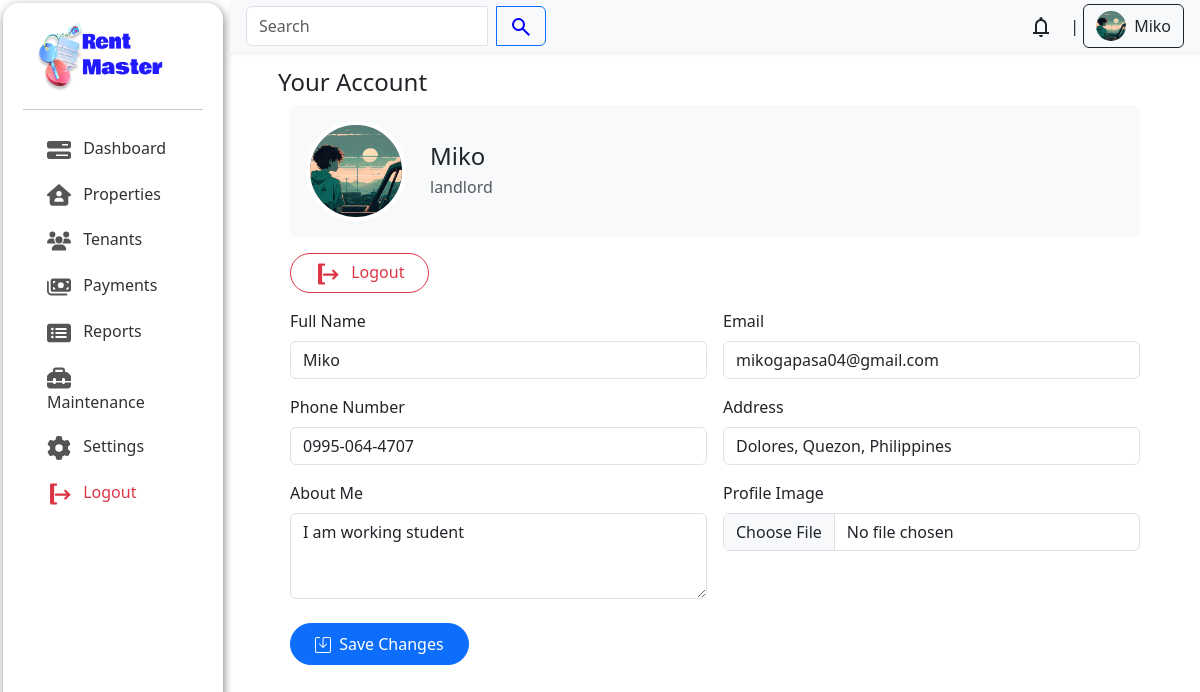
The page /admin/index.php?page=account/index (signed in) on the database its author committed.
### tables this page shows
CREATE TABLE `users` (
  `user_id` int(11) NOT NULL,
  `user_name` varchar(100) DEFAULT NULL,
  `user_email` varchar(100) NOT NULL,
  `user_password` varchar(100) DEFAULT NULL,
  `user_phone_number` varchar(50) NOT NULL,
  `user_address` varchar(100) NOT NULL,
  `user_description` varchar(2000) DEFAULT NULL,
  `user_image` varchar(500) DEFAULT NULL,
  `user_role` enum('tenant','landlord','visitor') NOT NULL
);

### admin/account/index.php (the view, shortened to what this page needs)
<?php
$servername = "localhost";
$username = "root";
$password = "";
$dbname = "rentsystem";
$conn = mysqli_connect($servername, $username, $password, $dbname);
$user_id = $_SESSION['user_id'] ?? null;
$user = null;
if ($user_id) {
    $stmt = $conn->prepare("SELECT * FROM users WHERE user_id = ?");
    $stmt->bind_param("i", $user_id);
    $stmt->execute();
    $result = $stmt->get_result();
    $user = $result->fetch_assoc();
}
?>
<div class="container  px-lg-5">
    <header class="mt-3">
        <h4 class="fw-medium">Your Account</h4>
    </header>
    <div class="container mb-3">
        <div class="d-flex align-items-center p-3 bg-light rounded mb-3">
            <div class="me-4">
                <div class="border border-4 border-white rounded-circle bg-secondary overflow-hidden" style="width: 100px; height: 100px;">
                    <?php if ($user && !empty($user['user_image'])): ?>
                        <img src="<?= htmlspecialchars($user['user_image']) ?>" alt="Profile" class="w-100 h-100 object-fit-cover rounded-circle">
                    <?php else: ?>
                        <div class="d-flex align-items-center justify-content-center h-100 text-white">
                            <span class="fs-1 fw-bold"><?= strtoupper(substr($user['user_name'] ?? 'U', 0, 1)) ?></span>
                        </div>
                    <?php endif; ?>
                </div>
            </div>
            <div>
                <h4 class="mb-1"><?= htmlspecialchars($user['user_name'] ?? 'User') ?></h4>
                <p class="text-muted mb-0"><?= htmlspecialchars($user['user_role'] ?? 'Role') ?></p>
            </div>
        </div>
        <div class="d-flex gap-3 mb-3">
            <a href="/rent-master2/client/src/logout.php" class="btn btn-outline-danger rounded-pill px-4" data-bs-toggle="modal" data-bs-target="#logoutModal">
                Logout
            </a>
        </div>
        <form method="POST" action="account/index.php" enctype="multipart/form-data">
            <div class="row row-cols-1 row-cols-lg-2 g-3">
                <div class="col">
                    <label for="user_name" class="form-label">Full Name</label>
                    <input type="text" class="form-control" id="user_name" name="user_name" value="<?= htmlspecialchars($user['user_name'] ?? '') ?>" required>
                </div>
                <div class="col">
                    <label for="user_email" class="form-label">Email</label>
                    <input type="email" class="form-control" id="user_email" name="user_email" value="<?= htmlspecialchars($user['user_email'] ?? '') ?>" required>
                </div>
                <div class="col">
                    <label for="user_phone_number" class="form-label">Phone Number</label>
                    <input type="tel" class="form-control" id="user_phone_number" name="user_phone_number" value="<?= htmlspecialchars($user['user_phone_number'] ?? '') ?>" required>
                </div>
                <div class="col">
                    <label for="user_address" class="form-label">Address</label>
                    <input type="text" class="form-control" id="user_address" name="user_address" value="<?= htmlspecialchars($user['user_address'] ?? '') ?>" required>
                </div>
                <div class="col">
                    <label for="user_description" class="form-label">About Me</label>
                    <textarea class="form-control" id="user_description" name="user_description" rows="3"><?= htmlspecialchars($user['user_description'] ?? '') ?></textarea>
                </div>
                <div class="col">
                    <label for="user_image" class="form-label">Profile Image</label>
                    <input type="file" name="user_image" id="user_image" class="form-control" accept="image/*">
                </div>
                <div class="col mt-4">
                    <button type="submit" class="btn btn-primary px-4 py-2 rounded-5">
                        Save Changes
                    </button>
                </div>
            </div>
        </form>
    </div>
</div>

### admin/header.php (shortened to what this page needs)
<?php
$servername = "localhost";
$username = "root";
$password = "";
$dbname = "rentsystem";
$conn = mysqli_connect($servername, $username, $password, $dbname);
$id = intval($_SESSION['user_id']);
$sql = "SELECT * FROM users WHERE user_id = $id AND user_role = 'landlord'";
$result = mysqli_query($conn, $sql);
$user = mysqli_fetch_assoc($result);
$name = $user['user_name'];
$imagePath = $user['user_image'];
?>
<header style="z-index: 111;" class="bg-body-tertiary shadow-sm d-flex align-items-center justify-content-between py-1 px-3 position-sticky top-0">
    <form class="input-group" style="max-width: 300px;">
        <input type="text" class="form-control" id="search" placeholder="Search">
        <button type="submit" class="btn btn-outline-primary ms-2">
        </button>
    </form>
    <div class="d-flex align-items-center gap-1">
        <div class="dropdown">
            <button class="btn position-relative" type="button" id="notificationDropdown" data-bs-toggle="dropdown" aria-expanded="false">
            </button>
        </div>
        |<a href="?page=account/index" class="btn d-flex align-items-center gap-2 <?= (strpos($_SERVER['REQUEST_URI'], 'account') !== false) ? 'active' : '' ?>">
            <?php if (!empty($imagePath)): ?>
                <img src="<?= htmlspecialchars($imagePath) ?>" alt="Profile" class="rounded-circle" style="width: 30px; height: 30px; object-fit: cover;">
            <?php endif; ?>
            <span class="d-md-block d-none"><?= !empty($name) ? htmlspecialchars($name) : 'admin' ?></span>
        </a>
    </div>
</header>

### admin/css/style.css (style rules this page uses)
body { display: flex; }
*, *::before, *::after { box-sizing: border-box; }
:root { --main-bg: #FAFAFA; --sub-bg: #C7EEFF; --accent: #2938ff; --fc1: #1D242B; --p: #323232; --fw1: 700; --fw2: 400; }
body { background-color: var(--main-bg); }
.active { background-color: #6083f7; }

### rows shown on the page
users: user_image (picture), user_name "Miko", user_role "landlord", user_email "mikogapasa04@gmail.com", user_phone_number "0995-064-4707", user_address "Dolores, Quezon, Philippines", user_description "I am working student"
